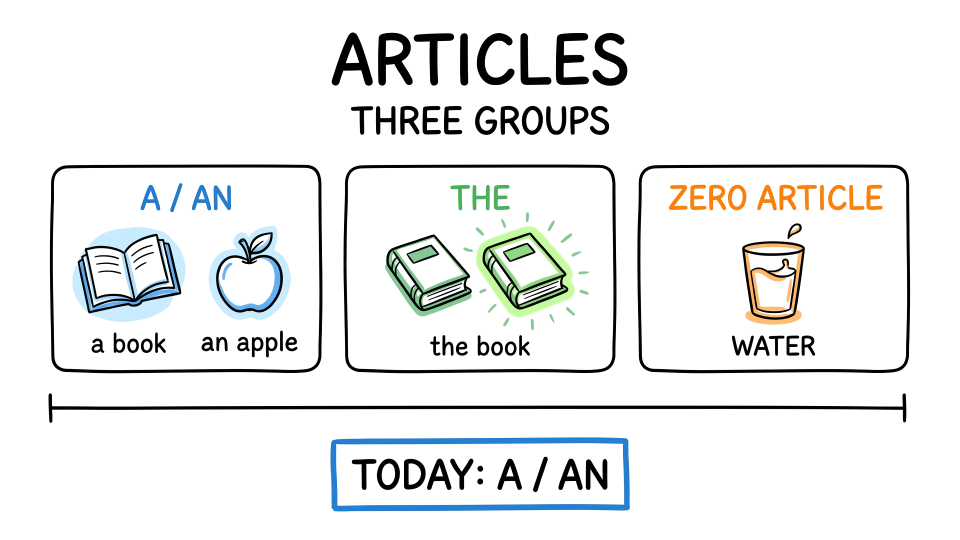
#> input picture assets/whiteboard/test_cases/test_case_10_articles/scene_01/scene_01.png, 1920 x 1080 px, found by its file name (shown at 1/2 size)
$ python build_flawless_annotations.py
#> lines starting #> are read from the running program, lines starting #| are printed output that depends on the picture; after the words box and inside, x2 and y2 are one past the last pixel; in counts of white or black regions, pixels touching at a corner belong together
#!/usr/bin/env python3
import json
import cv2
import numpy as np
from pathlib import Path

REPO_ROOT = Path(__file__).resolve().parent.parent

def get_bbox(mask):
    ys, xs = np.where(mask)
    if len(ys) == 0:
        return None
    return int(xs.min()), int(ys.min()), int(xs.max() - xs.min() + 1), int(ys.max() - ys.min() + 1)

def build_tc04():
    proj_dir = REPO_ROOT / "projects/WB-TEST-CASE-04"
    img_path = proj_dir / "images/scene_01.png"
    img = cv2.imread(str(img_path))
    gray = cv2.cvtColor(img, cv2.COLOR_BGR2GRAY)
    ink = gray < 240
    total_ink = np.sum(ink)

    # 1. Header: DO VS MAKE (Y: 60..180, X: 600..1300)
    bx_hdr = get_bbox(ink[60:180, 600:1300])
    bx_hdr = [bx_hdr[0] + 600, bx_hdr[1] + 60, bx_hdr[2], bx_hdr[3]]

    # 2. Left Container: X: 130..810, Y: 150..850
    bx_c_left = get_bbox(ink[150:850, 130:810])
    bx_c_left = [bx_c_left[0] + 130, bx_c_left[1] + 150, bx_c_left[2], bx_c_left[3]]

    # 3. Right Container: X: 1110..1810, Y: 150..850
    bx_c_right = get_bbox(ink[150:850, 1110:1810])
    bx_c_right = [bx_c_right[0] + 1110, bx_c_right[1] + 150, bx_c_right[2], bx_c_right[3]]

    elements = [
        {
            "id": "e1_header",
            "type": "text",
            "label": "DO VS MAKE",
            "region": {"x": bx_hdr[0] - 2, "y": bx_hdr[1] - 2, "width": bx_hdr[2] + 4, "height": bx_hdr[3] + 4},
            "reveal": {"startMs": 500, "durationMs": 3500, "direction": "left-to-right"},
            "colorMode": "none"
        },
        {
            "id": "e2_card_do",
            "type": "card",
            "label": "DO: Activities & Tasks (I do my homework.)",
            "region": {"x": bx_c_left[0] - 2, "y": bx_c_left[1] - 2, "width": bx_c_left[2] + 4, "height": bx_c_left[3] + 4},
            "reveal": {"startMs": 4500, "durationMs": 6500, "direction": "stream"},
            "colorMode": "auto"
        },
        {
            "id": "e3_card_make",
            "type": "card",
            "label": "MAKE: Create & Produce (I make a cake.)",
            "region": {"x": bx_c_right[0] - 2, "y": bx_c_right[1] - 2, "width": bx_c_right[2] + 4, "height": bx_c_right[3] + 4},
            "reveal": {"startMs": 11500, "durationMs": 7500, "direction": "stream"},
            "colorMode": "auto"
        }
    ]

    ann = {
        "canvas": {"width": 1920, "height": 1080},
        "sceneDurationMs": 20000,
        "elements": elements
    }
    out_ann = proj_dir / "images/scene_01.annotation.json"
    out_ann.write_text(json.dumps(ann, indent=2, ensure_ascii=False), encoding="utf-8")
    print(f"✓ TC04 annotation written: {len(elements)} elements")
    return ann, ink, total_ink

def build_tc05():
    proj_dir = REPO_ROOT / "projects/WB-TEST-CASE-05"
    img_path = proj_dir / "images/scene_01.png"
    img = cv2.imread(str(img_path))
    gray = cv2.cvtColor(img, cv2.COLOR_BGR2GRAY)
    ink = gray < 240
    total_ink = np.sum(ink)

    # 1. Header: PAST VS PRESENT (Y: 60..180, X: 500..1400)
    bx_hdr = get_bbox(ink[60:180, 500:1400])
    bx_hdr = [bx_hdr[0] + 500, bx_hdr[1] + 60, bx_hdr[2], bx_hdr[3]]

    # 2. Left Card (Yesterday): X: 140..810, Y: 200..870
    bx_left = get_bbox(ink[200:870, 140:810])
    bx_left = [bx_left[0] + 140, bx_left[1] + 200, bx_left[2], bx_left[3]]

    # 3. Arrow: X: 820..1120, Y: 400..600
    bx_arrow = get_bbox(ink[400:600, 820:1120])
    if bx_arrow:
        bx_arrow = [bx_arrow[0] + 820, bx_arrow[1] + 400, bx_arrow[2], bx_arrow[3]]

    # 4. Right Card (Today): X: 1120..1800, Y: 200..870
    bx_right = get_bbox(ink[200:870, 1120:1800])
    bx_right = [bx_right[0] + 1120, bx_right[1] + 200, bx_right[2], bx_right[3]]

    elements = [
        {
            "id": "e1_header",
            "type": "text",
            "label": "PAST VS PRESENT",
            "region": {"x": bx_hdr[0] - 2, "y": bx_hdr[1] - 2, "width": bx_hdr[2] + 4, "height": bx_hdr[3] + 4},
            "reveal": {"startMs": 500, "durationMs": 3500, "direction": "left-to-right"},
            "colorMode": "none"
        },
        {
            "id": "e2_card_yesterday",
            "type": "card",
            "label": "YESTERDAY: I walked to work.",
            "region": {"x": bx_left[0] - 2, "y": bx_left[1] - 2, "width": bx_left[2] + 4, "height": bx_left[3] + 4},
            "reveal": {"startMs": 4500, "durationMs": 6500, "direction": "stream"},
            "colorMode": "auto"
        }
    ]
    if bx_arrow:
        elements.append({
            "id": "e3_arrow",
            "type": "underline",
            "label": "Transition Arrow",
            "region": {"x": bx_arrow[0] - 2, "y": bx_arrow[1] - 2, "width": bx_arrow[2] + 4, "height": bx_arrow[3] + 4},
            "reveal": {"startMs": 11500, "durationMs": 1000, "direction": "left-to-right"},
            "colorMode": "none"
        })
    elements.append({
        "id": "e4_card_today",
        "type": "card",
        "label": "TODAY: I walk to work.",
        "region": {"x": bx_right[0] - 2, "y": bx_right[1] - 2, "width": bx_right[2] + 4, "height": bx_right[3] + 4},
        "reveal": {"startMs": 12800, "durationMs": 6500, "direction": "stream"},
        "colorMode": "auto"
    })

    ann = {
        "canvas": {"width": 1920, "height": 1080},
        "sceneDurationMs": 20000,
        "elements": elements
    }
    out_ann = proj_dir / "images/scene_01.annotation.json"
    out_ann.write_text(json.dumps(ann, indent=2, ensure_ascii=False), encoding="utf-8")
    print(f"✓ TC05 annotation written: {len(elements)} elements")
    return ann, ink, total_ink

def build_tc06():
    proj_dir = REPO_ROOT / "projects/WB-TEST-CASE-06"
    img_path = proj_dir / "images/scene_01.png"
    img = cv2.imread(str(img_path))
    gray = cv2.cvtColor(img, cv2.COLOR_BGR2GRAY)
    ink = gray < 240
    total_ink = np.sum(ink)

    # 1. Header: 3 STEPS TO SPEAK FLUENTLY (Y: 60..190, X: 300..1600)
    bx_hdr = get_bbox(ink[60:190, 300:1600])
    bx_hdr = [bx_hdr[0] + 300, bx_hdr[1] + 60, bx_hdr[2], bx_hdr[3]]

    # 2. Box 1 (Listen): X: 80..580, Y: 190..850
    bx_box1 = get_bbox(ink[190:850, 80:580])
    bx_box1 = [bx_box1[0] + 80, bx_box1[1] + 190, bx_box1[2], bx_box1[3]]

    # 3. Arrow A: X: 580..720, Y: 400..600
    bx_arr_a = get_bbox(ink[400:600, 580:720])
    if bx_arr_a:
        bx_arr_a = [bx_arr_a[0] + 580, bx_arr_a[1] + 400, bx_arr_a[2], bx_arr_a[3]]

    # 4. Box 2 (Shadow): X: 710..1210, Y: 190..850
    bx_box2 = get_bbox(ink[190:850, 710:1210])
    bx_box2 = [bx_box2[0] + 710, bx_box2[1] + 190, bx_box2[2], bx_box2[3]]

    # 5. Arrow B: X: 1210..1350, Y: 400..600
    bx_arr_b = get_bbox(ink[400:600, 1210:1350])
    if bx_arr_b:
        bx_arr_b = [bx_arr_b[0] + 1210, bx_arr_b[1] + 400, bx_arr_b[2], bx_arr_b[3]]

    # 6. Box 3 (Record): X: 1340..1840, Y: 190..850
    bx_box3 = get_bbox(ink[190:850, 1340:1840])
    bx_box3 = [bx_box3[0] + 1340, bx_box3[1] + 190, bx_box3[2], bx_box3[3]]

    elements = [
        {
            "id": "e1_header",
            "type": "text",
            "label": "3 STEPS TO SPEAK FLUENTLY",
            "region": {"x": bx_hdr[0] - 2, "y": bx_hdr[1] - 2, "width": bx_hdr[2] + 4, "height": bx_hdr[3] + 4},
            "reveal": {"startMs": 500, "durationMs": 3500, "direction": "left-to-right"},
            "colorMode": "none"
        },
        {
            "id": "e2_box1_listen",
            "type": "card",
            "label": "Step 1: LISTEN (Play short audio daily.)",
            "region": {"x": bx_box1[0] - 2, "y": bx_box1[1] - 2, "width": bx_box1[2] + 4, "height": bx_box1[3] + 4},
            "reveal": {"startMs": 4500, "durationMs": 5500, "direction": "stream"},
            "colorMode": "auto"
        }
    ]
    if bx_arr_a:
        elements.append({
            "id": "e3_arrow_a",
            "type": "underline",
            "label": "Flow Arrow 1",
            "region": {"x": bx_arr_a[0] - 2, "y": bx_arr_a[1] - 2, "width": bx_arr_a[2] + 4, "height": bx_arr_a[3] + 4},
            "reveal": {"startMs": 10300, "durationMs": 800, "direction": "left-to-right"},
            "colorMode": "none"
        })
    elements.append({
        "id": "e4_box2_shadow",
        "type": "card",
        "label": "Step 2: SHADOW (Copy the speaking rhythm.)",
        "region": {"x": bx_box2[0] - 2, "y": bx_box2[1] - 2, "width": bx_box2[2] + 4, "height": bx_box2[3] + 4},
        "reveal": {"startMs": 11300, "durationMs": 5500, "direction": "stream"},
        "colorMode": "auto"
    })
    if bx_arr_b:
        elements.append({
            "id": "e5_arrow_b",
            "type": "underline",
            "label": "Flow Arrow 2",
            "region": {"x": bx_arr_b[0] - 2, "y": bx_arr_b[1] - 2, "width": bx_arr_b[2] + 4, "height": bx_arr_b[3] + 4},
            "reveal": {"startMs": 17100, "durationMs": 800, "direction": "left-to-right"},
            "colorMode": "none"
        })
    elements.append({
        "id": "e6_box3_record",
        "type": "card",
        "label": "Step 3: RECORD (Check your own voice.)",
        "region": {"x": bx_box3[0] - 2, "y": bx_box3[1] - 2, "width": bx_box3[2] + 4, "height": bx_box3[3] + 4},
        "reveal": {"startMs": 18100, "durationMs": 5500, "direction": "stream"},
        "colorMode": "auto"
    })

    ann = {
        "canvas": {"width": 1920, "height": 1080},
        "sceneDurationMs": 24000,
        "elements": elements
    }
    out_ann = proj_dir / "images/scene_01.annotation.json"
    out_ann.write_text(json.dumps(ann, indent=2, ensure_ascii=False), encoding="utf-8")
    print(f"✓ TC06 annotation written: {len(elements)} elements")
    return ann, ink, total_ink

def verify_coverage(tc_id, ann, ink, total_ink):
    covered = np.zeros_like(ink, dtype=bool)
    boxes = []
    for el in ann["elements"]:
        r = el["region"]
        x, y, w, h = r["x"], r["y"], r["width"], r["height"]
        boxes.append((x, y, w, h))
        x1, y1 = max(0, x), max(0, y)
        x2, y2 = min(1920, x + w), min(1080, y + h)
        covered[y1:y2, x1:x2] |= ink[y1:y2, x1:x2]

    covered_count = np.sum(covered)
    cov_pct = covered_count / total_ink * 100
    overlaps = 0
    for i in range(len(boxes)):
        for j in range(i + 1, len(boxes)):
            b1, b2 = boxes[i], boxes[j]
            ix1, iy1 = max(b1[0], b2[0]), max(b1[1], b2[1])
            ix2, iy2 = min(b1[0] + b1[2], b2[0] + b2[2]), min(b1[1] + b1[3], b2[1] + b2[3])
            if ix1 < ix2 and iy1 < iy2:
                overlaps += 1
    print(f"[{tc_id}] Ink Coverage: {cov_pct:.3f}% ({covered_count}/{total_ink}) | Overlaps: {overlaps}")

if __name__ == "__main__":
    for tc_fn, tc_name in [(build_tc04, "TC04"), (build_tc05, "TC05"), (build_tc06, "TC06")]:
        ann, ink, tot = tc_fn()
        verify_coverage(tc_name, ann, ink, tot)
#> this loop made 3 passes
#> cov_pct in verify_coverage on pass 1: 64.41
#> cov_pct in verify_coverage on pass 2: 73.13
#| ✓ TC04 annotation written: 3 elements
#| [TC04] Ink Coverage: 64.414% (145522/225918) | Overlaps: 2
#| ✓ TC05 annotation written: 4 elements
#| [TC05] Ink Coverage: 73.131% (165216/225918) | Overlaps: 1
#| ✓ TC06 annotation written: 6 elements
#| [TC06] Ink Coverage: 82.729% (186899/225918) | Overlaps: 2
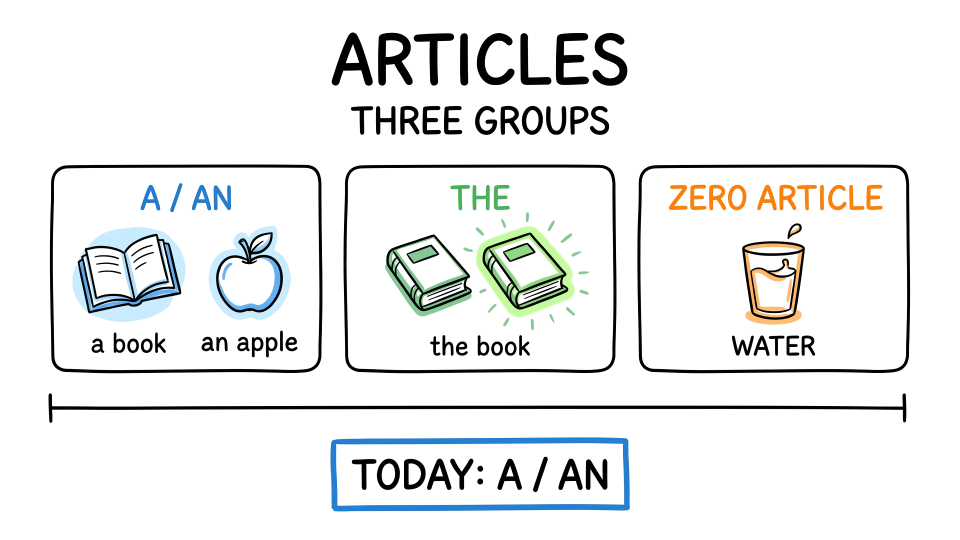
#> input picture assets/whiteboard/test_cases/test_case_10_articles/scene_01/scene_01.png, 1920 x 1080 px, found by its file name (shown at 1/2 size)
#> pass 1, in build_tc04, `gray = cv2.cvtColor(img, cv2.COLOR_BGR2GRAY)`:
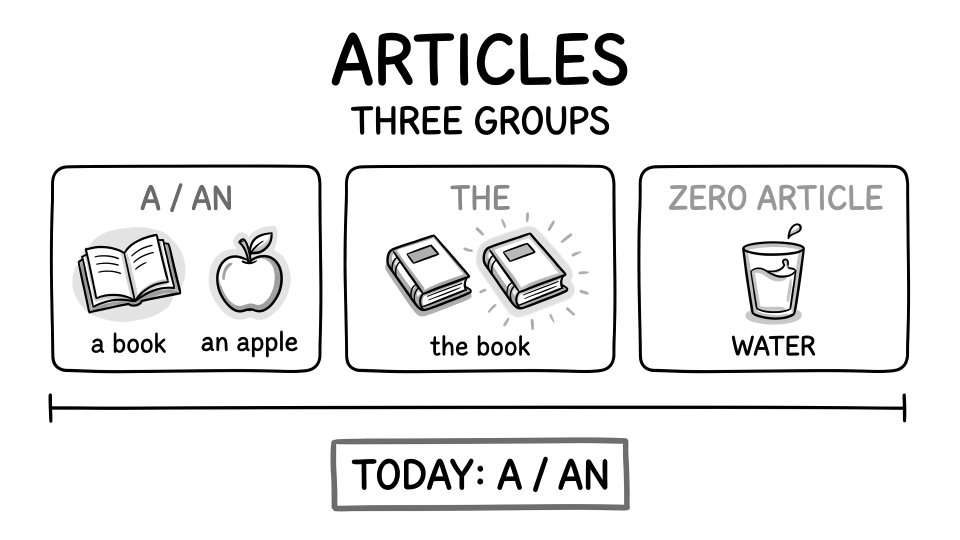
#> gray: shape (1080, 1920) (shown at 1/2 size); min 0, max 255, mean 236.4
#> pass 1, in build_tc04, `ink = gray < 240`:
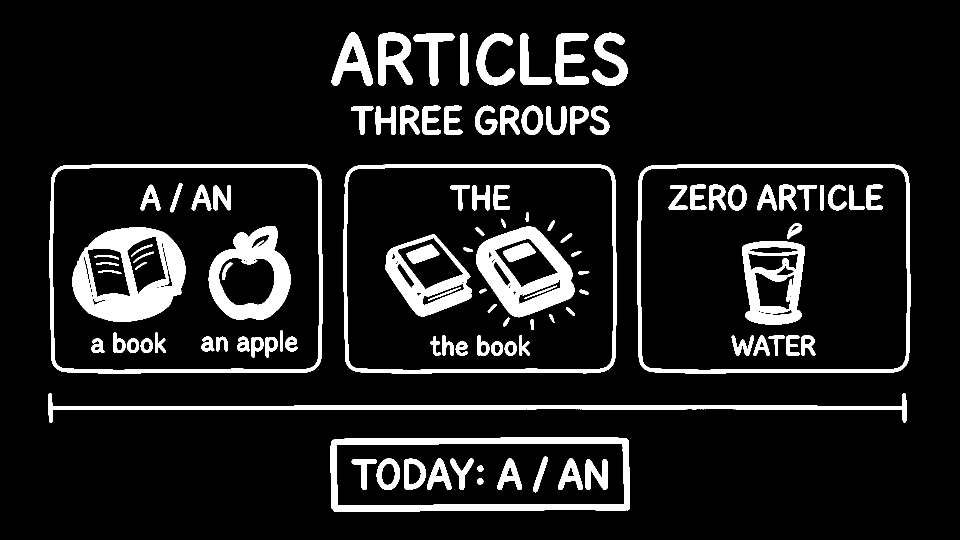
#> ink: shape (1080, 1920) bool (shown at 1/2 size); 10.9% white; 110 white regions (1 under 20 px), largest, box (x1, y1, x2, y2) and area: (145, 454, 371, 644) 21801, (661, 874, 1260, 1023) 17659, (952, 453, 1149, 635) 16081
